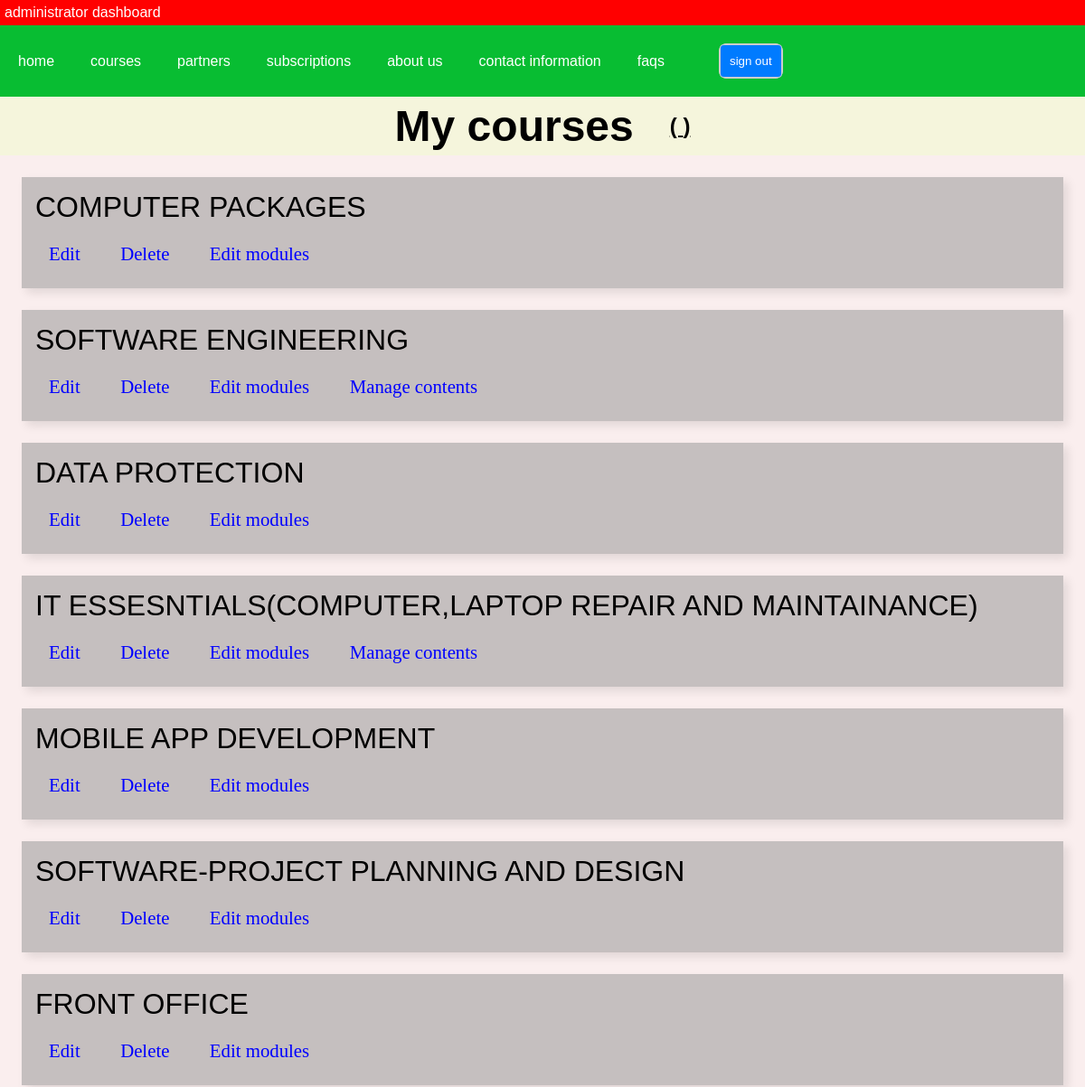
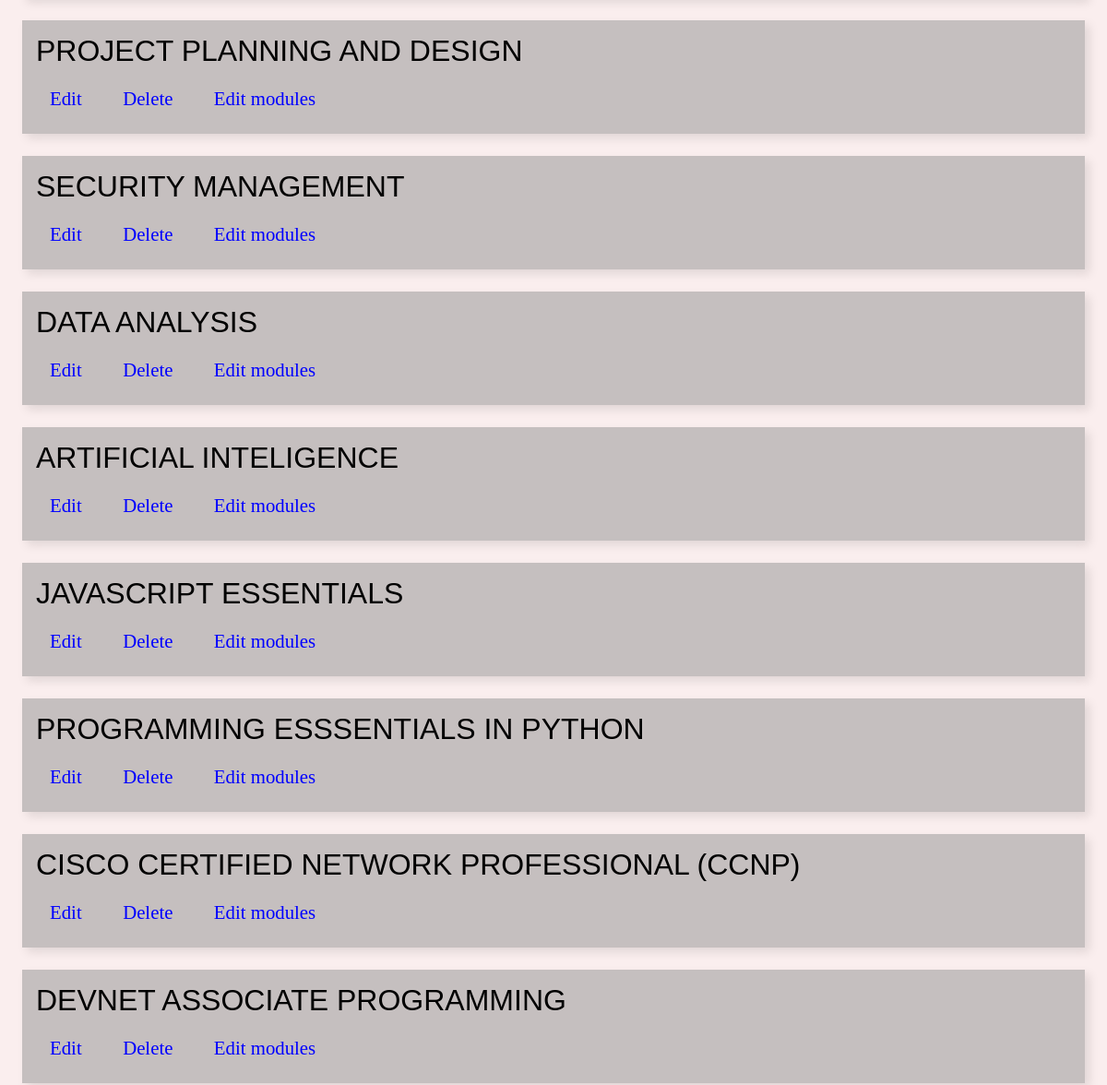
The app's page /mine/ (signed in, upper part), older data (2 pictures, top to bottom).
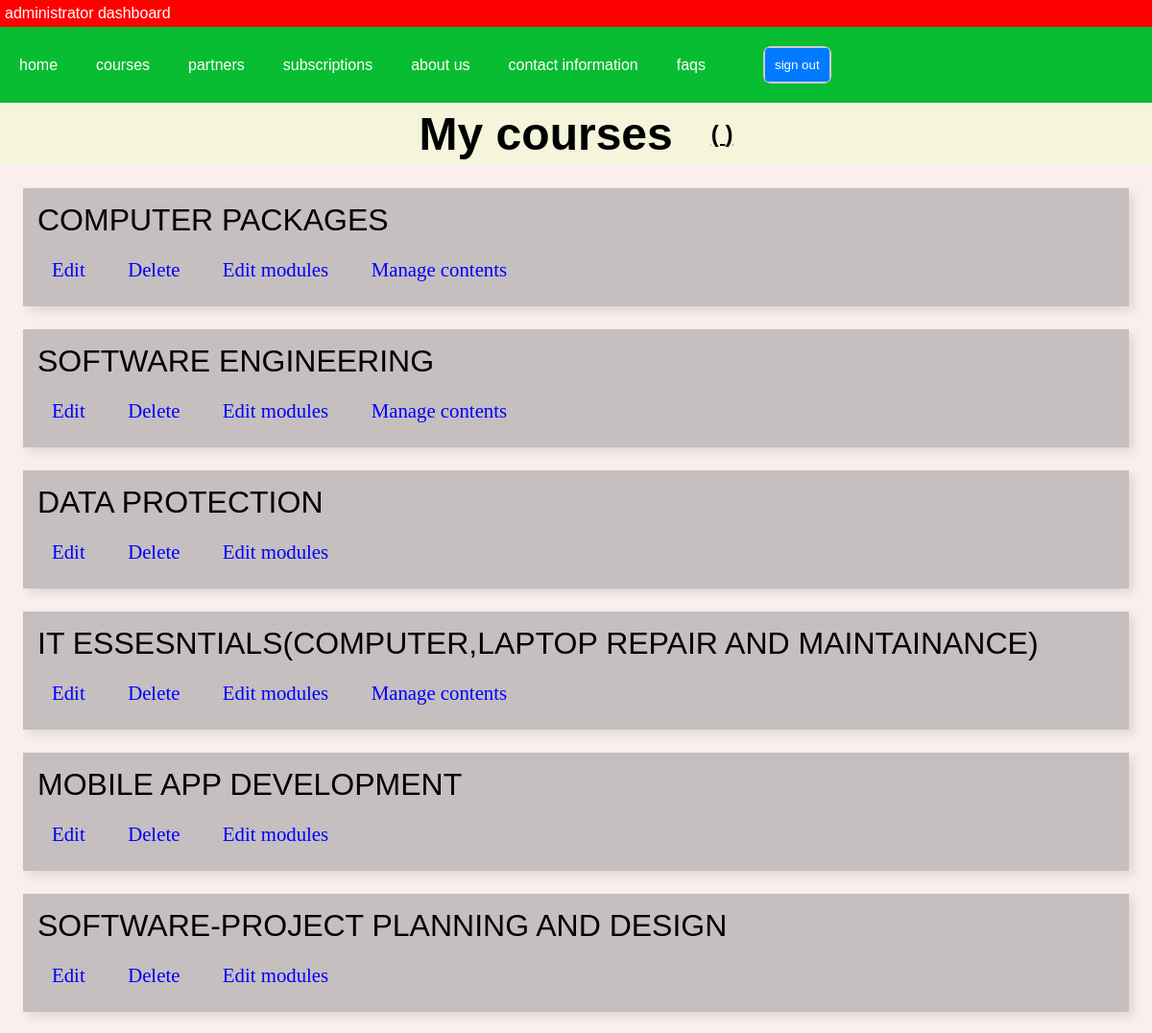
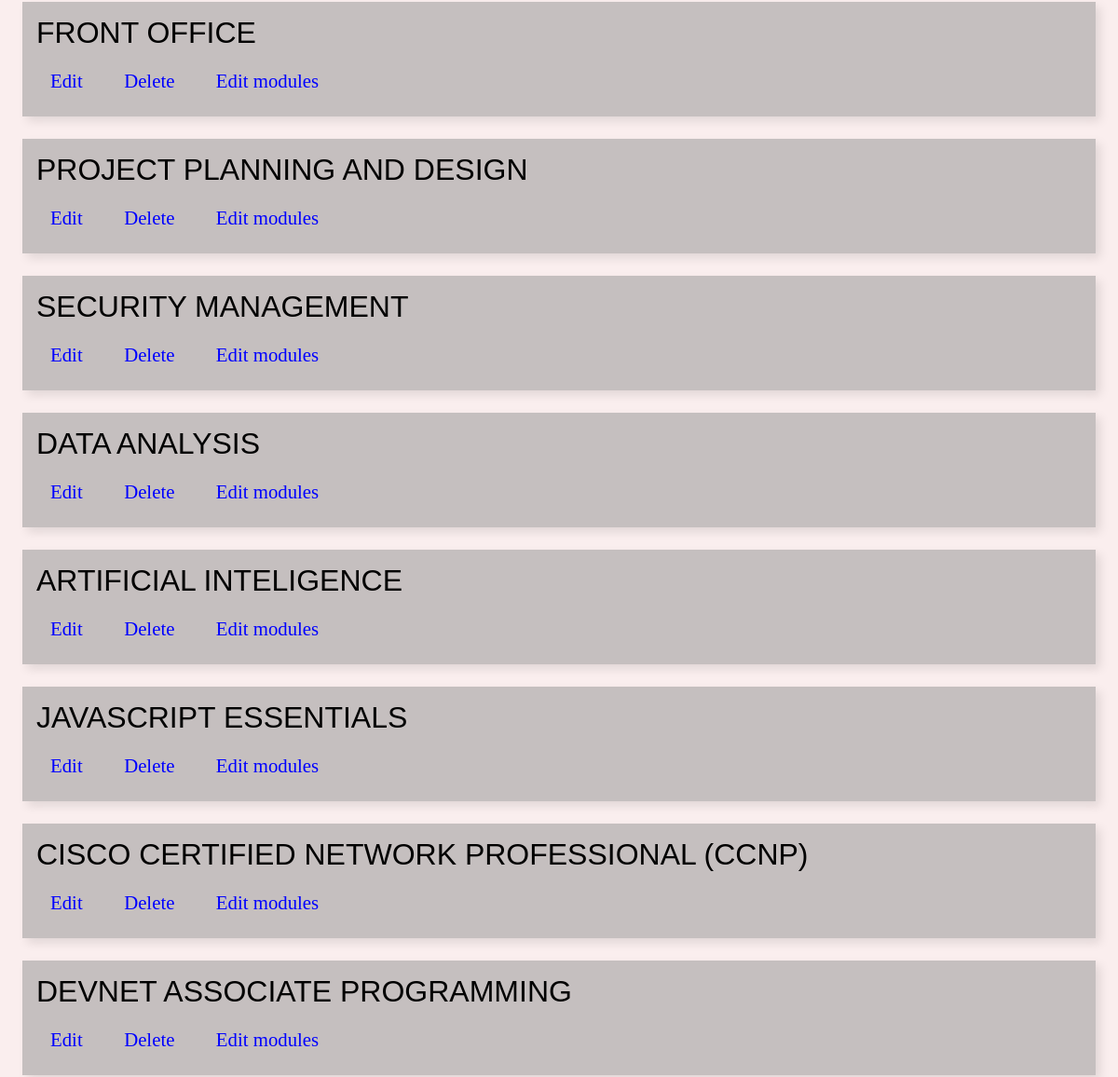
The same page, newer data (2 pictures, top to bottom).
### courses/models.py (models this page shows, shortened)
class Course(models.Model):
    owner = models.ForeignKey(
        settings.AUTH_USER_MODEL,
        related_name="courses_created",
        on_delete=models.CASCADE,
    )
    subject = models.ForeignKey(
        Subject, related_name="courses", on_delete=models.CASCADE
    )
    title = models.CharField(max_length=200)
    slug = models.SlugField(max_length=200, unique=True)
    overview = models.TextField()
    created = models.DateTimeField(auto_now_add=True)
    image = models.ImageField(upload_to="images/course/photos", blank=True, null=True)
    cert_benefit = models.TextField(blank=True, null=True)
    international_certification = models.BooleanField(default=False)
    period_in_weeks = models.IntegerField(blank=True, null=True)
    fee = models.DecimalField(max_digits=9, decimal_places=2, blank=True, null=True)
    class Meta:
        ordering = ["-created"]

### courses/views.py (the view)
# urls.py: path("mine/", views.ManageCourseListView.as_view(), name="manage_course_list"),
class ManageCourseListView(OwnerCoursemixin, ListView):
    template_name = "courses/manage/course/list.html"
    permission_required = "courses.view_course"
    raise_exception = True

### courses/templatetags/course.py (called while the page is built)
@register.filter(name="has_group")
def has_group(user, group_name):
    return user.groups.filter(name=group_name).exists()

### courses/views.py (called while the page is built)
    def get_queryset(self):
        qs = super().get_queryset()
        return qs.filter(owner=self.request.user)

### courses/templates/courses/manage/course/list.html (shortened to what this page needs)
{% extends "base.html" %}
 {% block content %}
  <div class="mine_title">My courses &nbsp;&nbsp; <span class="mine_name">( {{ request.user.first_name }} )</span> </div>
  <div class="module">
    {% for course in object_list %}
    <div class="course-info">
        <div class="mine_c_title">{{ course.title|upper }}</div>
        <p>
          <a href="{% url 'course_edit' course.id %}">Edit</a>
          <a href="{% url 'course_delete' course.id %}">Delete</a>
          <a href="{% url "course_module_update" course.id %}">Edit modules</a>
         {% if course.modules.count > 0 %}
  <a href="{% url "module_content_list" course.modules.first.id %}">
    Manage contents
  </a>
 {% endif %}
        </p>
      </div>
    {% empty %}
      <div class="mine_empty">You haven't created any courses yet.</div>
    {% endfor %}
  </div>
 {% endblock %}

Row changes from the older to the newer data that the page shows:
removed Course: title "PROGRAMMING ESSSENTIALS IN PYTHON"
shown differently, row unchanged: Course "COMPUTER PACKAGES": now shows "Manage contents"
